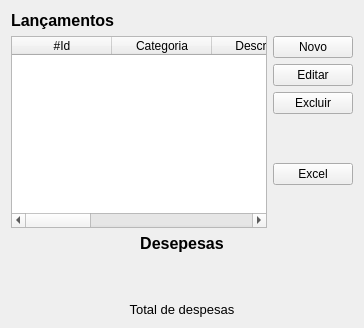
          <widget class="QWidget" name="despesas">
           <attribute name="title">
            <string>Despesas</string>
           </attribute>
           <layout class="QGridLayout" name="gridLayout_3">
            <item row="0" column="0">
             <layout class="QVBoxLayout" name="verticalLayout_26">
              <item>
               <layout class="QVBoxLayout" name="verticalLayout_24">
                <item>
                 <widget class="QLabel" name="label_2">
                  <property name="text">
                   <string>&lt;html&gt;&lt;head/&gt;&lt;body&gt;&lt;p&gt;&lt;span style=&quot; font-size:12pt; font-weight:600; color:#000000;&quot;&gt;Lançamentos&lt;/span&gt;&lt;/p&gt;&lt;/body&gt;&lt;/html&gt;</string>
                  </property>
                 </widget>
                </item>
                <item>
                 <layout class="QHBoxLayout" name="horizontalLayout_16">
                  <item>
                   <widget class="QTableWidget" name="tw_despesa_1">
                    <column>
                     <property name="text">
                      <string>#Id</string>
                     </property>
                    </column>
                    <column>
                     <property name="text">
                      <string>Categoria</string>
                     </property>
                    </column>
                    <column>
                     <property name="text">
                      <string>Descrição</string>
                     </property>
                    </column>
                    <column>
                     <property name="text">
                      <string>Data</string>
                     </property>
                    </column>
                    <column>
                     <property name="text">
                      <string>Valor R$</string>
                     </property>
                    </column>
                    <column>
                     <property name="text">
                      <string>Tipo</string>
                     </property>
                    </column>
                    <column>
                     <property name="text">
                      <string>Grupo</string>
                     </property>
                    </column>
                   </widget>
                  </item>
                  <item>
                   <layout class="QVBoxLayout" name="verticalLayout_7">
                    <item>
                     <widget class="QPushButton" name="btn_despesa">
                      <property name="cursor">
                       <cursorShape>PointingHandCursor</cursorShape>
                      </property>
                      <property name="styleSheet">
                       <string notr="true">font: 75 12pt &quot;Arial&quot;;</string>
                      </property>
                      <property name="text">
                       <string>Novo</string>
                      </property>
                     </widget>
                    </item>
                    <item>
                     <widget class="QPushButton" name="btn_editar_despesa">
                      <property name="cursor">
                       <cursorShape>PointingHandCursor</cursorShape>
                      </property>
                      <property name="styleSheet">
                       <string notr="true">font: 75 12pt &quot;Arial&quot;;</string>
                      </property>
                      <property name="text">
                       <string>Editar</string>
                      </property>
                     </widget>
                    </item>
                    <item>
                     <widget class="QPushButton" name="btn_excluir_despesa">
                      <property name="cursor">
                       <cursorShape>PointingHandCursor</cursorShape>
                      </property>
                      <property name="styleSheet">
                       <string notr="true">font: 75 12pt &quot;Arial&quot;;</string>
                      </property>
                      <property name="text">
                       <string>Excluir</string>
                      </property>
                     </widget>
                    </item>
                    <item>
                     <spacer name="verticalSpacer_4">
                      <property name="orientation">
                       <enum>Qt::Vertical</enum>
                      </property>
                      <property name="sizeHint" stdset="0">
                       <size>
                        <width>20</width>
                        <height>40</height>
                       </size>
                      </property>
                     </spacer>
                    </item>
                    <item>
                     <widget class="QPushButton" name="btn_excel_despesa">
                      <property name="cursor">
                       <cursorShape>PointingHandCursor</cursorShape>
                      </property>
                      <property name="styleSheet">
                       <string notr="true">font: 75 12pt &quot;Arial&quot;;</string>
                      </property>
                      <property name="text">
                       <string>Excel</string>
                      </property>
                     </widget>
                    </item>
                    <item>
                     <spacer name="verticalSpacer_8">
                      <property name="orientation">
                       <enum>Qt::Vertical</enum>
                      </property>
                      <property name="sizeHint" stdset="0">
                       <size>
                        <width>20</width>
                        <height>40</height>
                       </size>
                      </property>
                     </spacer>
                    </item>
                   </layout>
                  </item>
                 </layout>
                </item>
               </layout>
              </item>
              <item>
               <layout class="QHBoxLayout" name="horizontalLayout_18">
                <item>
                 <layout class="QVBoxLayout" name="gr_bar_despesa"/>
                </item>
                <item>
                 <layout class="QVBoxLayout" name="verticalLayout_16">
                  <item>
                   <layout class="QVBoxLayout" name="gr_pie_despesa_tp"/>
                  </item>
                  <item>
                   <layout class="QVBoxLayout" name="gr_pie_despesa_gr"/>
                  </item>
                 </layout>
                </item>
                <item>
                 <layout class="QVBoxLayout" name="verticalLayout_8">
                  <item>
                   <widget class="QLabel" name="label_8">
                    <property name="text">
                     <string>&lt;html&gt;&lt;head/&gt;&lt;body&gt;&lt;p align=&quot;center&quot;&gt;&lt;span style=&quot; font-size:12pt; font-weight:600; color:#000000;&quot;&gt;Desepesas&lt;/span&gt;&lt;/p&gt;&lt;/body&gt;&lt;/html&gt;</string>
                    </property>
                   </widget>
                  </item>
                  <item>
                   <widget class="QLabel" name="lbl_total_despesa_2">
                    <property name="font">
                     <font>
                      <family>Arial</family>
                      <pointsize>12</pointsize>
                     </font>
                    </property>
                    <property name="text">
                     <string>&lt;html&gt;&lt;head/&gt;&lt;body&gt;&lt;p align=&quot;center&quot;&gt;&lt;br/&gt;&lt;/p&gt;&lt;/body&gt;&lt;/html&gt;</string>
                    </property>
                    <property name="alignment">
                     <set>Qt::AlignCenter</set>
                    </property>
                   </widget>
                  </item>
                  <item>
                   <widget class="QLabel" name="label_23">
                    <property name="text">
                     <string>&lt;html&gt;&lt;head/&gt;&lt;body&gt;&lt;p align=&quot;center&quot;&gt;&lt;span style=&quot; font-size:10pt;&quot;&gt;Total de despesas&lt;/span&gt;&lt;/p&gt;&lt;/body&gt;&lt;/html&gt;</string>
                    </property>
                   </widget>
                  </item>
                 </layout>
                </item>
               </layout>
              </item>
             </layout>
            </item>
           </layout>
          </widget>
